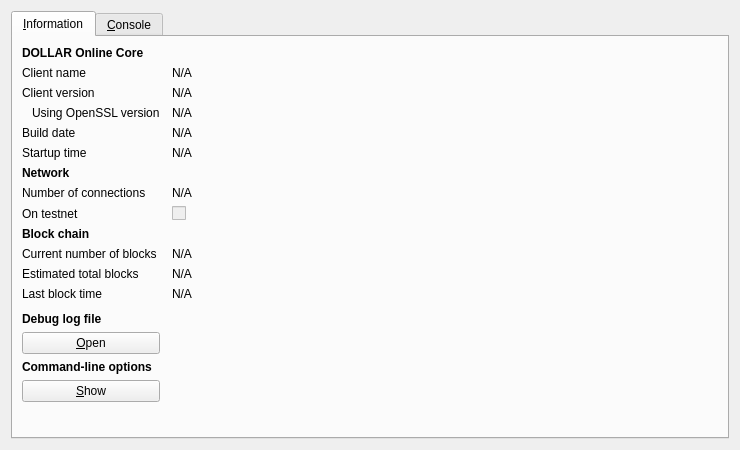
<?xml version="1.0" encoding="UTF-8"?>
<ui version="4.0">
 <class>RPCConsole</class>
 <widget class="QDialog" name="RPCConsole">
  <property name="geometry">
   <rect>
    <x>0</x>
    <y>0</y>
    <width>740</width>
    <height>450</height>
   </rect>
  </property>
  <property name="windowTitle">
   <string>DOLLAR Online - Debug window</string>
  </property>
  <layout class="QVBoxLayout" name="verticalLayout_2">
   <item>
    <widget class="QTabWidget" name="tabWidget">
     <property name="currentIndex">
      <number>0</number>
     </property>
     <widget class="QWidget" name="tab_info">
      <attribute name="title">
       <string>&amp;Information</string>
      </attribute>
      <layout class="QGridLayout" name="gridLayout" columnstretch="0,1">
       <property name="horizontalSpacing">
        <number>12</number>
       </property>
       <item row="0" column="0">
        <widget class="QLabel" name="label_9">
         <property name="font">
          <font>
           <weight>75</weight>
           <bold>true</bold>
          </font>
         </property>
         <property name="text">
          <string>DOLLAR Online Core</string>
         </property>
        </widget>
       </item>
       <item row="1" column="0">
        <widget class="QLabel" name="label_5">
         <property name="text">
          <string>Client name</string>
         </property>
        </widget>
       </item>
       <item row="1" column="1">
        <widget class="QLabel" name="clientName">
         <property name="cursor">
          <cursorShape>IBeamCursor</cursorShape>
         </property>
         <property name="text">
          <string>N/A</string>
         </property>
         <property name="textFormat">
          <enum>Qt::PlainText</enum>
         </property>
         <property name="textInteractionFlags">
          <set>Qt::LinksAccessibleByMouse|Qt::TextSelectableByKeyboard|Qt::TextSelectableByMouse</set>
         </property>
        </widget>
       </item>
       <item row="2" column="0">
        <widget class="QLabel" name="label_6">
         <property name="text">
          <string>Client version</string>
         </property>
        </widget>
       </item>
       <item row="2" column="1">
        <widget class="QLabel" name="clientVersion">
         <property name="cursor">
          <cursorShape>IBeamCursor</cursorShape>
         </property>
         <property name="text">
          <string>N/A</string>
         </property>
         <property name="textFormat">
          <enum>Qt::PlainText</enum>
         </property>
         <property name="textInteractionFlags">
          <set>Qt::LinksAccessibleByMouse|Qt::TextSelectableByKeyboard|Qt::TextSelectableByMouse</set>
         </property>
        </widget>
       </item>
       <item row="3" column="0">
        <widget class="QLabel" name="label_14">
         <property name="text">
          <string>Using OpenSSL version</string>
         </property>
         <property name="indent">
          <number>10</number>
         </property>
        </widget>
       </item>
       <item row="3" column="1">
        <widget class="QLabel" name="openSSLVersion">
         <property name="cursor">
          <cursorShape>IBeamCursor</cursorShape>
         </property>
         <property name="text">
          <string>N/A</string>
         </property>
         <property name="textFormat">
          <enum>Qt::PlainText</enum>
         </property>
         <property name="textInteractionFlags">
          <set>Qt::LinksAccessibleByMouse|Qt::TextSelectableByKeyboard|Qt::TextSelectableByMouse</set>
         </property>
        </widget>
       </item>
       <item row="4" column="0">
        <widget class="QLabel" name="label_12">
         <property name="text">
          <string>Build date</string>
         </property>
        </widget>
       </item>
       <item row="4" column="1">
        <widget class="QLabel" name="buildDate">
         <property name="cursor">
          <cursorShape>IBeamCursor</cursorShape>
         </property>
         <property name="text">
          <string>N/A</string>
         </property>
         <property name="textFormat">
          <enum>Qt::PlainText</enum>
         </property>
         <property name="textInteractionFlags">
          <set>Qt::LinksAccessibleByMouse|Qt::TextSelectableByKeyboard|Qt::TextSelectableByMouse</set>
         </property>
        </widget>
       </item>
       <item row="5" column="0">
        <widget class="QLabel" name="label_13">
         <property name="text">
          <string>Startup time</string>
         </property>
        </widget>
       </item>
       <item row="5" column="1">
        <widget class="QLabel" name="startupTime">
         <property name="cursor">
          <cursorShape>IBeamCursor</cursorShape>
         </property>
         <property name="text">
          <string>N/A</string>
         </property>
         <property name="textFormat">
          <enum>Qt::PlainText</enum>
         </property>
         <property name="textInteractionFlags">
          <set>Qt::LinksAccessibleByMouse|Qt::TextSelectableByKeyboard|Qt::TextSelectableByMouse</set>
         </property>
        </widget>
       </item>
       <item row="6" column="0">
        <widget class="QLabel" name="label_11">
         <property name="font">
          <font>
           <weight>75</weight>
           <bold>true</bold>
          </font>
         </property>
         <property name="text">
          <string>Network</string>
         </property>
        </widget>
       </item>
       <item row="7" column="0">
        <widget class="QLabel" name="label_7">
         <property name="text">
          <string>Number of connections</string>
         </property>
        </widget>
       </item>
       <item row="7" column="1">
        <widget class="QLabel" name="numberOfConnections">
         <property name="cursor">
          <cursorShape>IBeamCursor</cursorShape>
         </property>
         <property name="text">
          <string>N/A</string>
         </property>
         <property name="textFormat">
          <enum>Qt::PlainText</enum>
         </property>
         <property name="textInteractionFlags">
          <set>Qt::LinksAccessibleByMouse|Qt::TextSelectableByKeyboard|Qt::TextSelectableByMouse</set>
         </property>
        </widget>
       </item>
       <item row="8" column="0">
        <widget class="QLabel" name="label_8">
         <property name="text">
          <string>On testnet</string>
         </property>
        </widget>
       </item>
       <item row="8" column="1">
        <widget class="QCheckBox" name="isTestNet">
         <property name="enabled">
          <bool>false</bool>
         </property>
         <property name="text">
          <string/>
         </property>
        </widget>
       </item>
       <item row="9" column="0">
        <widget class="QLabel" name="label_10">
         <property name="font">
          <font>
           <weight>75</weight>
           <bold>true</bold>
          </font>
         </property>
         <property name="text">
          <string>Block chain</string>
         </property>
        </widget>
       </item>
       <item row="10" column="0">
        <widget class="QLabel" name="label_3">
         <property name="text">
          <string>Current number of blocks</string>
         </property>
        </widget>
       </item>
       <item row="10" column="1">
        <widget class="QLabel" name="numberOfBlocks">
         <property name="cursor">
          <cursorShape>IBeamCursor</cursorShape>
         </property>
         <property name="text">
          <string>N/A</string>
         </property>
         <property name="textFormat">
          <enum>Qt::PlainText</enum>
         </property>
         <property name="textInteractionFlags">
          <set>Qt::LinksAccessibleByMouse|Qt::TextSelectableByKeyboard|Qt::TextSelectableByMouse</set>
         </property>
        </widget>
       </item>
       <item row="11" column="0">
        <widget class="QLabel" name="label_4">
         <property name="text">
          <string>Estimated total blocks</string>
         </property>
        </widget>
       </item>
       <item row="11" column="1">
        <widget class="QLabel" name="totalBlocks">
         <property name="cursor">
          <cursorShape>IBeamCursor</cursorShape>
         </property>
         <property name="text">
          <string>N/A</string>
         </property>
         <property name="textFormat">
          <enum>Qt::PlainText</enum>
         </property>
         <property name="textInteractionFlags">
          <set>Qt::LinksAccessibleByMouse|Qt::TextSelectableByKeyboard|Qt::TextSelectableByMouse</set>
         </property>
        </widget>
       </item>
       <item row="12" column="0">
        <widget class="QLabel" name="label_2">
         <property name="text">
          <string>Last block time</string>
         </property>
        </widget>
       </item>
       <item row="12" column="1">
        <widget class="QLabel" name="lastBlockTime">
         <property name="cursor">
          <cursorShape>IBeamCursor</cursorShape>
         </property>
         <property name="text">
          <string>N/A</string>
         </property>
         <property name="textFormat">
          <enum>Qt::PlainText</enum>
         </property>
         <property name="textInteractionFlags">
          <set>Qt::LinksAccessibleByMouse|Qt::TextSelectableByKeyboard|Qt::TextSelectableByMouse</set>
         </property>
        </widget>
       </item>
       <item row="13" column="0">
        <spacer name="verticalSpacer_2">
         <property name="orientation">
          <enum>Qt::Vertical</enum>
         </property>
         <property name="sizeHint" stdset="0">
          <size>
           <width>20</width>
           <height>20</height>
          </size>
         </property>
        </spacer>
       </item>
       <item row="14" column="0">
        <widget class="QLabel" name="labelDebugLogfile">
         <property name="font">
          <font>
           <weight>75</weight>
           <bold>true</bold>
          </font>
         </property>
         <property name="text">
          <string>Debug log file</string>
         </property>
        </widget>
       </item>
       <item row="15" column="0">
        <widget class="QPushButton" name="openDebugLogfileButton">
         <property name="toolTip">
          <string>Open the DOLLAR Online debug log file from the current data directory. This can take a few seconds for large log files.</string>
         </property>
         <property name="text">
          <string>&amp;Open</string>
         </property>
         <property name="autoDefault">
          <bool>false</bool>
         </property>
        </widget>
       </item>
       <item row="16" column="0">
        <widget class="QLabel" name="labelCLOptions">
         <property name="font">
          <font>
           <weight>75</weight>
           <bold>true</bold>
          </font>
         </property>
         <property name="text">
          <string>Command-line options</string>
         </property>
        </widget>
       </item>
       <item row="17" column="0">
        <widget class="QPushButton" name="showCLOptionsButton">
         <property name="toolTip">
          <string>Show the DOLLAR Online-Qt help message to get a list with possible DOLLAR Online command-line options.</string>
         </property>
         <property name="text">
          <string>&amp;Show</string>
         </property>
         <property name="autoDefault">
          <bool>false</bool>
         </property>
        </widget>
       </item>
       <item row="18" column="0">
        <spacer name="verticalSpacer">
         <property name="orientation">
          <enum>Qt::Vertical</enum>
         </property>
         <property name="sizeHint" stdset="0">
          <size>
           <width>20</width>
           <height>40</height>
          </size>
         </property>
        </spacer>
       </item>
      </layout>
     </widget>
     <widget class="QWidget" name="tab_console">
      <attribute name="title">
       <string>&amp;Console</string>
      </attribute>
      <layout class="QVBoxLayout" name="verticalLayout_3">
       <property name="spacing">
        <number>3</number>
       </property>
       <item>
        <widget class="QTextEdit" name="messagesWidget">
         <property name="minimumSize">
          <size>
           <width>0</width>
           <height>100</height>
          </size>
         </property>
         <property name="readOnly">
          <bool>true</bool>
         </property>
         <property name="tabKeyNavigation" stdset="0">
          <bool>false</bool>
         </property>
         <property name="columnCount" stdset="0">
          <number>2</number>
         </property>
        </widget>
       </item>
       <item>
        <layout class="QHBoxLayout" name="horizontalLayout">
         <property name="spacing">
          <number>3</number>
         </property>
         <item>
          <widget class="QLabel" name="label">
           <property name="text">
            <string notr="true">&gt;</string>
           </property>
          </widget>
         </item>
         <item>
          <widget class="QLineEdit" name="lineEdit"/>
         </item>
         <item>
          <widget class="QPushButton" name="clearButton">
           <property name="maximumSize">
            <size>
             <width>24</width>
             <height>24</height>
            </size>
           </property>
           <property name="toolTip">
            <string>Clear console</string>
           </property>
           <property name="text">
            <string/>
           </property>
           <property name="icon">
            <iconset resource="../bitcoin.qrc">
             <normaloff>:/icons/remove</normaloff>:/icons/remove</iconset>
           </property>
           <property name="shortcut">
            <string notr="true">Ctrl+L</string>
           </property>
           <property name="autoDefault">
            <bool>false</bool>
           </property>
          </widget>
         </item>
        </layout>
       </item>
      </layout>
     </widget>
    </widget>
   </item>
  </layout>
 </widget>
 <resources>
  <include location="../bitcoin.qrc"/>
 </resources>
 <connections/>
</ui>
